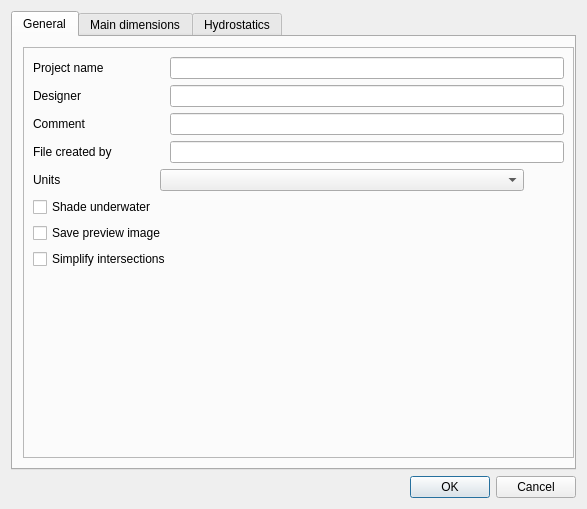
<?xml version="1.0" encoding="UTF-8"?>
<ui version="4.0">
 <class>ProjectSettingsDialog</class>
 <widget class="QDialog" name="ProjectSettingsDialog">
  <property name="geometry">
   <rect>
    <x>0</x>
    <y>0</y>
    <width>587</width>
    <height>509</height>
   </rect>
  </property>
  <property name="windowTitle">
   <string>Dialog</string>
  </property>
  <layout class="QVBoxLayout" name="verticalLayout_5">
   <item>
    <widget class="QTabWidget" name="tabWidget">
     <property name="currentIndex">
      <number>0</number>
     </property>
     <widget class="QWidget" name="generalTab">
      <attribute name="title">
       <string>General</string>
      </attribute>
      <widget class="QFrame" name="frame">
       <property name="geometry">
        <rect>
         <x>10</x>
         <y>10</y>
         <width>551</width>
         <height>411</height>
        </rect>
       </property>
       <property name="frameShape">
        <enum>QFrame::StyledPanel</enum>
       </property>
       <property name="frameShadow">
        <enum>QFrame::Raised</enum>
       </property>
       <layout class="QVBoxLayout" name="verticalLayout">
        <item>
         <layout class="QHBoxLayout" name="horizontalLayout" stretch="1,3">
          <item>
           <widget class="QLabel" name="label">
            <property name="text">
             <string>Project name</string>
            </property>
           </widget>
          </item>
          <item>
           <widget class="QLineEdit" name="projectNameLineEdit"/>
          </item>
         </layout>
        </item>
        <item>
         <layout class="QHBoxLayout" name="horizontalLayout_2" stretch="1,3">
          <item>
           <widget class="QLabel" name="label_2">
            <property name="text">
             <string>Designer</string>
            </property>
           </widget>
          </item>
          <item>
           <widget class="QLineEdit" name="designerLineEdit"/>
          </item>
         </layout>
        </item>
        <item>
         <layout class="QHBoxLayout" name="horizontalLayout_3" stretch="1,3">
          <item>
           <widget class="QLabel" name="label_3">
            <property name="text">
             <string>Comment</string>
            </property>
           </widget>
          </item>
          <item>
           <widget class="QLineEdit" name="commentLineEdit"/>
          </item>
         </layout>
        </item>
        <item>
         <layout class="QHBoxLayout" name="horizontalLayout_4" stretch="1,3">
          <item>
           <widget class="QLabel" name="label_4">
            <property name="text">
             <string>File created by</string>
            </property>
           </widget>
          </item>
          <item>
           <widget class="QLineEdit" name="fileCreatedByLineEdit"/>
          </item>
         </layout>
        </item>
        <item>
         <layout class="QHBoxLayout" name="horizontalLayout_5" stretch="1,3,0">
          <item>
           <widget class="QLabel" name="label_5">
            <property name="text">
             <string>Units</string>
            </property>
           </widget>
          </item>
          <item>
           <widget class="QComboBox" name="unitsComboBox"/>
          </item>
          <item>
           <spacer name="horizontalSpacer_8">
            <property name="orientation">
             <enum>Qt::Horizontal</enum>
            </property>
            <property name="sizeHint" stdset="0">
             <size>
              <width>40</width>
              <height>20</height>
             </size>
            </property>
           </spacer>
          </item>
         </layout>
        </item>
        <item>
         <widget class="QCheckBox" name="shadeUnderwaterCheckBox">
          <property name="text">
           <string>Shade underwater</string>
          </property>
         </widget>
        </item>
        <item>
         <widget class="QCheckBox" name="savePreviewImageCheckBox">
          <property name="text">
           <string>Save preview image</string>
          </property>
         </widget>
        </item>
        <item>
         <widget class="QCheckBox" name="simplifyIntersectionsCheckBox">
          <property name="text">
           <string>Simplify intersections</string>
          </property>
         </widget>
        </item>
        <item>
         <spacer name="verticalSpacer_2">
          <property name="orientation">
           <enum>Qt::Vertical</enum>
          </property>
          <property name="sizeHint" stdset="0">
           <size>
            <width>20</width>
            <height>40</height>
           </size>
          </property>
         </spacer>
        </item>
       </layout>
      </widget>
     </widget>
     <widget class="QWidget" name="mainDimensionsTab">
      <attribute name="title">
       <string>Main dimensions</string>
      </attribute>
      <layout class="QVBoxLayout" name="verticalLayout_2">
       <item>
        <layout class="QHBoxLayout" name="horizontalLayout_6">
         <item>
          <widget class="QLabel" name="label_6">
           <property name="text">
            <string>Length</string>
           </property>
          </widget>
         </item>
         <item>
          <widget class="QLineEdit" name="lengthLineEdit"/>
         </item>
         <item>
          <widget class="QLabel" name="lengthUnitLabel">
           <property name="text">
            <string>[ft]</string>
           </property>
          </widget>
         </item>
         <item>
          <spacer name="horizontalSpacer">
           <property name="orientation">
            <enum>Qt::Horizontal</enum>
           </property>
           <property name="sizeHint" stdset="0">
            <size>
             <width>40</width>
             <height>20</height>
            </size>
           </property>
          </spacer>
         </item>
        </layout>
       </item>
       <item>
        <layout class="QHBoxLayout" name="horizontalLayout_7">
         <item>
          <widget class="QLabel" name="label_7">
           <property name="text">
            <string>Beam</string>
           </property>
          </widget>
         </item>
         <item>
          <widget class="QLineEdit" name="beamLineEdit"/>
         </item>
         <item>
          <widget class="QLabel" name="beamUnitLabel">
           <property name="text">
            <string>[ft]</string>
           </property>
          </widget>
         </item>
         <item>
          <spacer name="horizontalSpacer_2">
           <property name="orientation">
            <enum>Qt::Horizontal</enum>
           </property>
           <property name="sizeHint" stdset="0">
            <size>
             <width>40</width>
             <height>20</height>
            </size>
           </property>
          </spacer>
         </item>
        </layout>
       </item>
       <item>
        <layout class="QHBoxLayout" name="horizontalLayout_8">
         <item>
          <widget class="QLabel" name="label_8">
           <property name="text">
            <string>Draft</string>
           </property>
          </widget>
         </item>
         <item>
          <widget class="QLineEdit" name="draftLineEdit"/>
         </item>
         <item>
          <widget class="QLabel" name="draftUnitLabel">
           <property name="text">
            <string>[ft]</string>
           </property>
          </widget>
         </item>
         <item>
          <spacer name="horizontalSpacer_3">
           <property name="orientation">
            <enum>Qt::Horizontal</enum>
           </property>
           <property name="sizeHint" stdset="0">
            <size>
             <width>40</width>
             <height>20</height>
            </size>
           </property>
          </spacer>
         </item>
        </layout>
       </item>
       <item>
        <layout class="QHBoxLayout" name="horizontalLayout_9">
         <item>
          <widget class="QLabel" name="label_9">
           <property name="text">
            <string>Midship location</string>
           </property>
          </widget>
         </item>
         <item>
          <widget class="QLineEdit" name="midshipLocationLineEdit"/>
         </item>
         <item>
          <widget class="QLabel" name="midshipLocationUnitLabel">
           <property name="text">
            <string>[ft]</string>
           </property>
          </widget>
         </item>
         <item>
          <widget class="QCheckBox" name="defaultMidshipLocationCheckBox">
           <property name="text">
            <string>Default at 0.5 * L</string>
           </property>
          </widget>
         </item>
         <item>
          <spacer name="horizontalSpacer_7">
           <property name="orientation">
            <enum>Qt::Horizontal</enum>
           </property>
           <property name="sizeHint" stdset="0">
            <size>
             <width>40</width>
             <height>20</height>
            </size>
           </property>
          </spacer>
         </item>
        </layout>
       </item>
       <item>
        <spacer name="verticalSpacer">
         <property name="orientation">
          <enum>Qt::Vertical</enum>
         </property>
         <property name="sizeHint" stdset="0">
          <size>
           <width>20</width>
           <height>40</height>
          </size>
         </property>
        </spacer>
       </item>
      </layout>
     </widget>
     <widget class="QWidget" name="hydrostaticsTab">
      <attribute name="title">
       <string>Hydrostatics</string>
      </attribute>
      <layout class="QVBoxLayout" name="verticalLayout_4">
       <item>
        <layout class="QHBoxLayout" name="horizontalLayout_10" stretch="1,2,0,0">
         <item>
          <widget class="QLabel" name="label_10">
           <property name="text">
            <string>Water density</string>
           </property>
          </widget>
         </item>
         <item>
          <widget class="QLineEdit" name="waterDensityLineEdit"/>
         </item>
         <item>
          <widget class="QLabel" name="waterDensityUnitLabel">
           <property name="text">
            <string>[lbs/ft3]</string>
           </property>
          </widget>
         </item>
         <item>
          <spacer name="horizontalSpacer_4">
           <property name="orientation">
            <enum>Qt::Horizontal</enum>
           </property>
           <property name="sizeHint" stdset="0">
            <size>
             <width>40</width>
             <height>20</height>
            </size>
           </property>
          </spacer>
         </item>
        </layout>
       </item>
       <item>
        <layout class="QHBoxLayout" name="horizontalLayout_11" stretch="1,2,0">
         <item>
          <widget class="QLabel" name="label_11">
           <property name="text">
            <string>Appendage coefficient</string>
           </property>
          </widget>
         </item>
         <item>
          <widget class="QLineEdit" name="appendageCoefficientLineEdit"/>
         </item>
         <item>
          <spacer name="horizontalSpacer_5">
           <property name="orientation">
            <enum>Qt::Horizontal</enum>
           </property>
           <property name="sizeHint" stdset="0">
            <size>
             <width>40</width>
             <height>20</height>
            </size>
           </property>
          </spacer>
         </item>
        </layout>
       </item>
       <item>
        <layout class="QHBoxLayout" name="horizontalLayout_12" stretch="1,2,0">
         <item>
          <widget class="QLabel" name="label_12">
           <property name="text">
            <string>Coefficients based on</string>
           </property>
          </widget>
         </item>
         <item>
          <widget class="QComboBox" name="coefficientComboBox"/>
         </item>
         <item>
          <spacer name="horizontalSpacer_6">
           <property name="orientation">
            <enum>Qt::Horizontal</enum>
           </property>
           <property name="sizeHint" stdset="0">
            <size>
             <width>40</width>
             <height>20</height>
            </size>
           </property>
          </spacer>
         </item>
        </layout>
       </item>
       <item>
        <widget class="QCheckBox" name="disableSurfaceCheckCheckBox">
         <property name="text">
          <string>Disable surface check</string>
         </property>
        </widget>
       </item>
       <item>
        <widget class="QGroupBox" name="groupBox">
         <property name="title">
          <string>Display hydrostatic features</string>
         </property>
         <property name="flat">
          <bool>false</bool>
         </property>
         <layout class="QVBoxLayout" name="verticalLayout_3">
          <item>
           <widget class="QLabel" name="label_13">
            <property name="text">
             <string>Select which of the following hydrostatic properties you want to have displayed in the model:</string>
            </property>
            <property name="wordWrap">
             <bool>true</bool>
            </property>
           </widget>
          </item>
          <item>
           <widget class="QCheckBox" name="displacementCheckBox">
            <property name="text">
             <string>Displacement and center of buoyancy</string>
            </property>
           </widget>
          </item>
          <item>
           <widget class="QCheckBox" name="sectionalAreasCheckBox">
            <property name="text">
             <string>Curve of sectional areas</string>
            </property>
           </widget>
          </item>
          <item>
           <widget class="QCheckBox" name="metacentricCheckBox">
            <property name="text">
             <string>Metacentric height</string>
            </property>
           </widget>
          </item>
          <item>
           <widget class="QCheckBox" name="longitudinalCheckBox">
            <property name="text">
             <string>Longitudinal center of floation</string>
            </property>
           </widget>
          </item>
          <item>
           <widget class="QCheckBox" name="lateralAreaCheckBox">
            <property name="text">
             <string>Lateral area and center of effort</string>
            </property>
           </widget>
          </item>
         </layout>
        </widget>
       </item>
       <item>
        <spacer name="verticalSpacer_3">
         <property name="orientation">
          <enum>Qt::Vertical</enum>
         </property>
         <property name="sizeHint" stdset="0">
          <size>
           <width>20</width>
           <height>40</height>
          </size>
         </property>
        </spacer>
       </item>
      </layout>
     </widget>
    </widget>
   </item>
   <item>
    <widget class="QDialogButtonBox" name="buttonBox">
     <property name="orientation">
      <enum>Qt::Horizontal</enum>
     </property>
     <property name="standardButtons">
      <set>QDialogButtonBox::Cancel|QDialogButtonBox::Ok</set>
     </property>
    </widget>
   </item>
  </layout>
 </widget>
 <resources/>
 <connections>
  <connection>
   <sender>buttonBox</sender>
   <signal>accepted()</signal>
   <receiver>ProjectSettingsDialog</receiver>
   <slot>accept()</slot>
   <hints>
    <hint type="sourcelabel">
     <x>248</x>
     <y>254</y>
    </hint>
    <hint type="destinationlabel">
     <x>157</x>
     <y>274</y>
    </hint>
   </hints>
  </connection>
  <connection>
   <sender>buttonBox</sender>
   <signal>rejected()</signal>
   <receiver>ProjectSettingsDialog</receiver>
   <slot>reject()</slot>
   <hints>
    <hint type="sourcelabel">
     <x>316</x>
     <y>260</y>
    </hint>
    <hint type="destinationlabel">
     <x>286</x>
     <y>274</y>
    </hint>
   </hints>
  </connection>
 </connections>
</ui>
